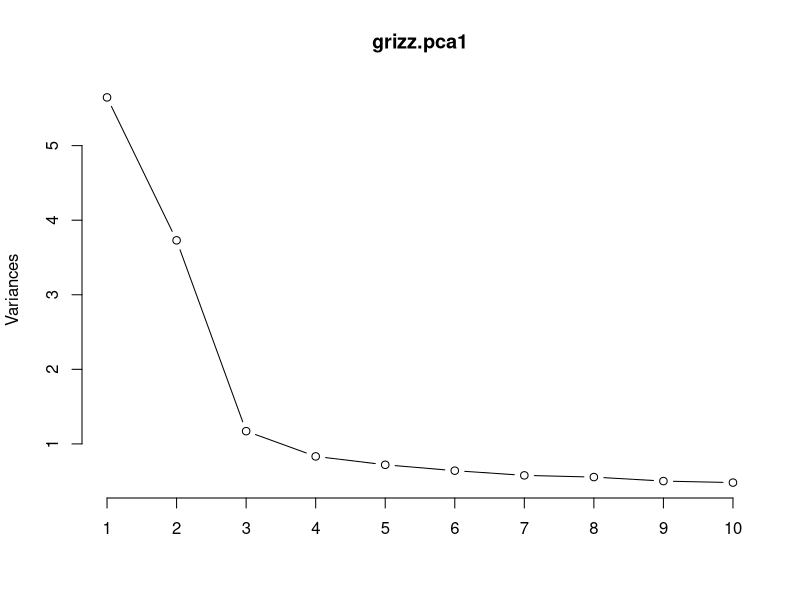
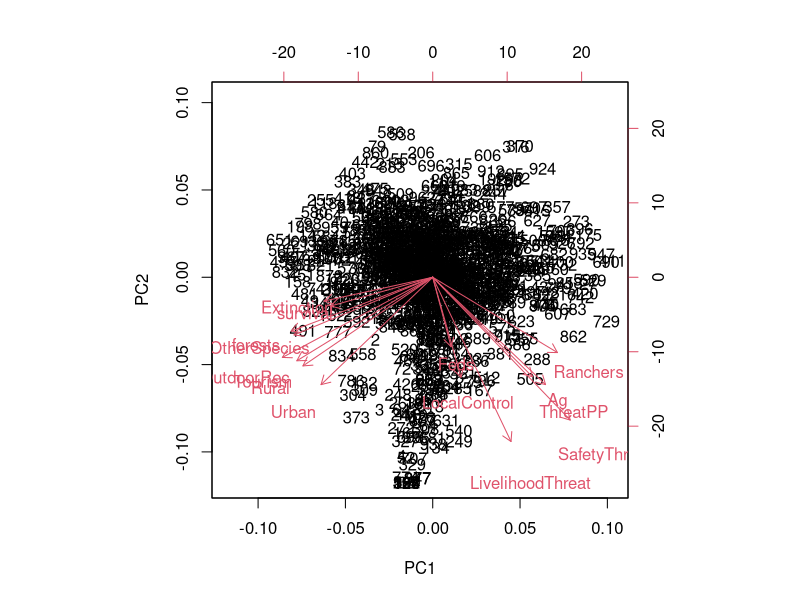
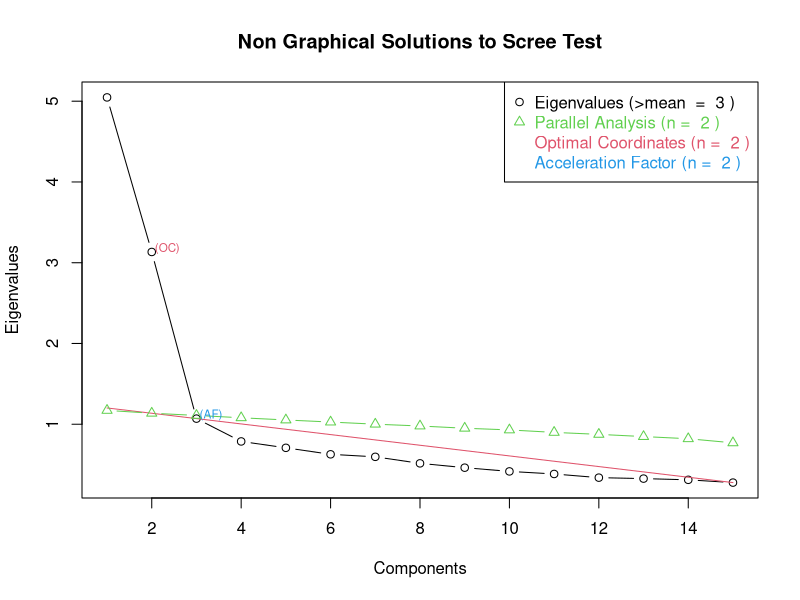
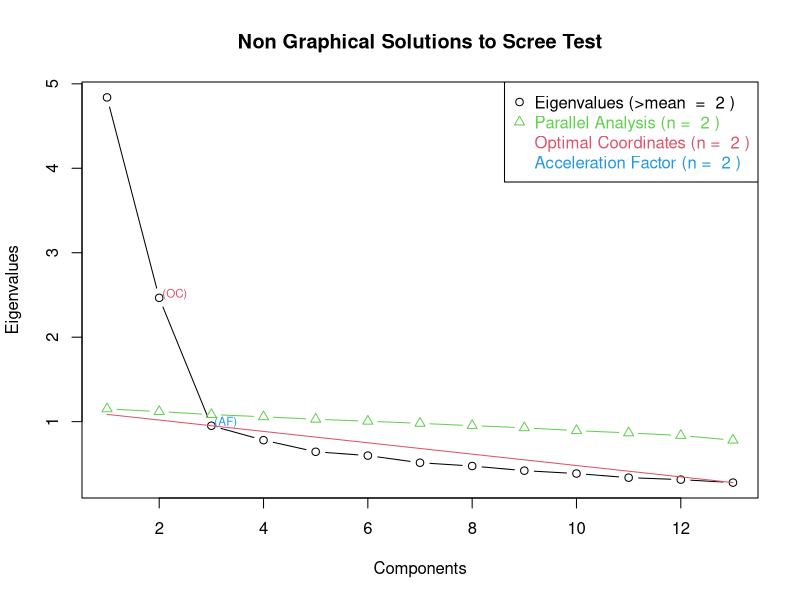

Write R code to recreate these figures, in order. (Note: this script raises an error after producing the figures.)
## ---- chunk 1
library(psych)
library(FactoMineR)
library(nFactors)

grizz <- read.csv("./data/processed/GRIZZLY_DATA_USE.csv", header = T)

grizz_factor<-cbind(grizz[,c(which(colnames(grizz)=="Q72_16"):which(colnames(grizz)=="Q72_32"))])
names(grizz_factor)<-c("survival", "forests", "SafetyThreat", "LivelihoodThreat", "Tourism",
                       "Feds", "ThreatPP", "OtherSpecies", "Extinction", "LocalControl",
                       "Ranchers", "OutdoorRec", "Ag", "Urban", "Rural")
## ---- chunk 2
grizz.pca1<-prcomp(grizz_factor)
summary(grizz.pca1)
plot(grizz.pca1, type="l")
biplot(grizz.pca1)
## ---- chunk 3
loadings<-grizz.pca1$rotation
loadings
## ---- chunk 4
scores<-grizz.pca1$x
head(scores)
## ---- chunk 5
ev <- eigen(cor(grizz_factor))# get eigenvalues
ap <- parallel(subject=nrow(grizz_factor),var=ncol(grizz_factor), rep=100,cent=.05)
nS <- nScree(x=ev$values, aparallel=ap$eigen$qevpea)
plotnScree(nS)
## ---- chunk 6
#dropping out personal threat questions
grizz_factor2<-subset(grizz_factor, select=-c(SafetyThreat, LivelihoodThreat))
## ---- chunk 7
ev <- eigen(cor(grizz_factor2))# get eigenvalues
ap <- parallel(subject=nrow(grizz_factor2),var=ncol(grizz_factor2), rep=100,cent=.05)
nS <- nScree(x=ev$values, aparallel=ap$eigen$qevpea)
plotnScree(nS)
## ---- chunk 8
grizz.pca2.principal<-principal(grizz_factor2, rotate="varimax", nfactors=2)
plot(grizz.pca2, type="l")
biplot(grizz.pca2)
## ---- chunk 9
scores<-data.frame(grizz.pca2.principal$scores)
head(scores)
grizz<-cbind(grizz, scores)
#write.csv(grizz, file="./data/processed/grizz_withPCAScores_060718.csv")
## ---- chunk 10
grizz_component1<-subset(grizz_factor2, select=c("survival", "forests", "Tourism","OtherSpecies","Extinction","OutdoorRec","Urban","Rural"))
psych::alpha(grizz_component1)

grizz_component2<-subset(grizz_factor2, select=c("Feds", "ThreatPP", "Ranchers", "Ag", "LocalControl"))
psych::alpha(grizz_component2)
## ---- chunk 11
grizz.pca2.2<-PCA(grizz_factor2)
summary(grizz.pca2.2)
scores<-grizz.pca2.2$ind$coord
## ---- chunk 12
grizz_comp<-factanal(grizz_factor2, 5, scores="Bartlett")
grizz_comp

#Plotting the relationship of the factors
fa.diagram(grizz_comp$loadings)

#grizz<-cbind(grizz, grizz_comp$scores)
## ---- chunk 13
grizz_comp2<-factanal(grizz_factor2, 2, scores="Bartlett")
grizz_comp2

fa.diagram(grizz_comp2$loadings)
## ---- chunk 14
# library(vegan)
# library(MASS)
# grizz.nmds<-metaMDS(grizz_factor, distance="bray", k=3, trymax=20, noshare=0.1)
# grizz.nmds.2<-metaMDS(grizz_factor, previous.best=grizz.nmds)
# plot(grizz.nmds, display=c("sites", "species"), choice=c(1,2), type="t")
